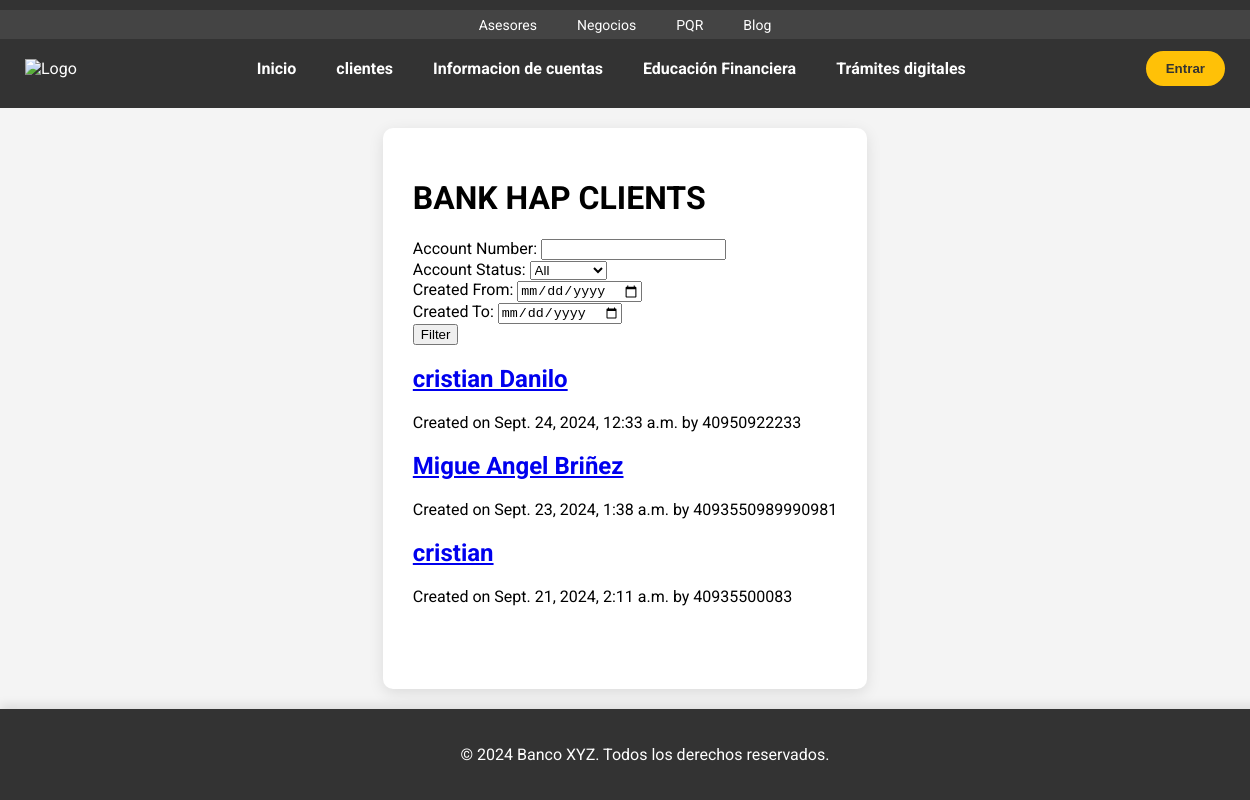
Before: /clients/ with the older database file.
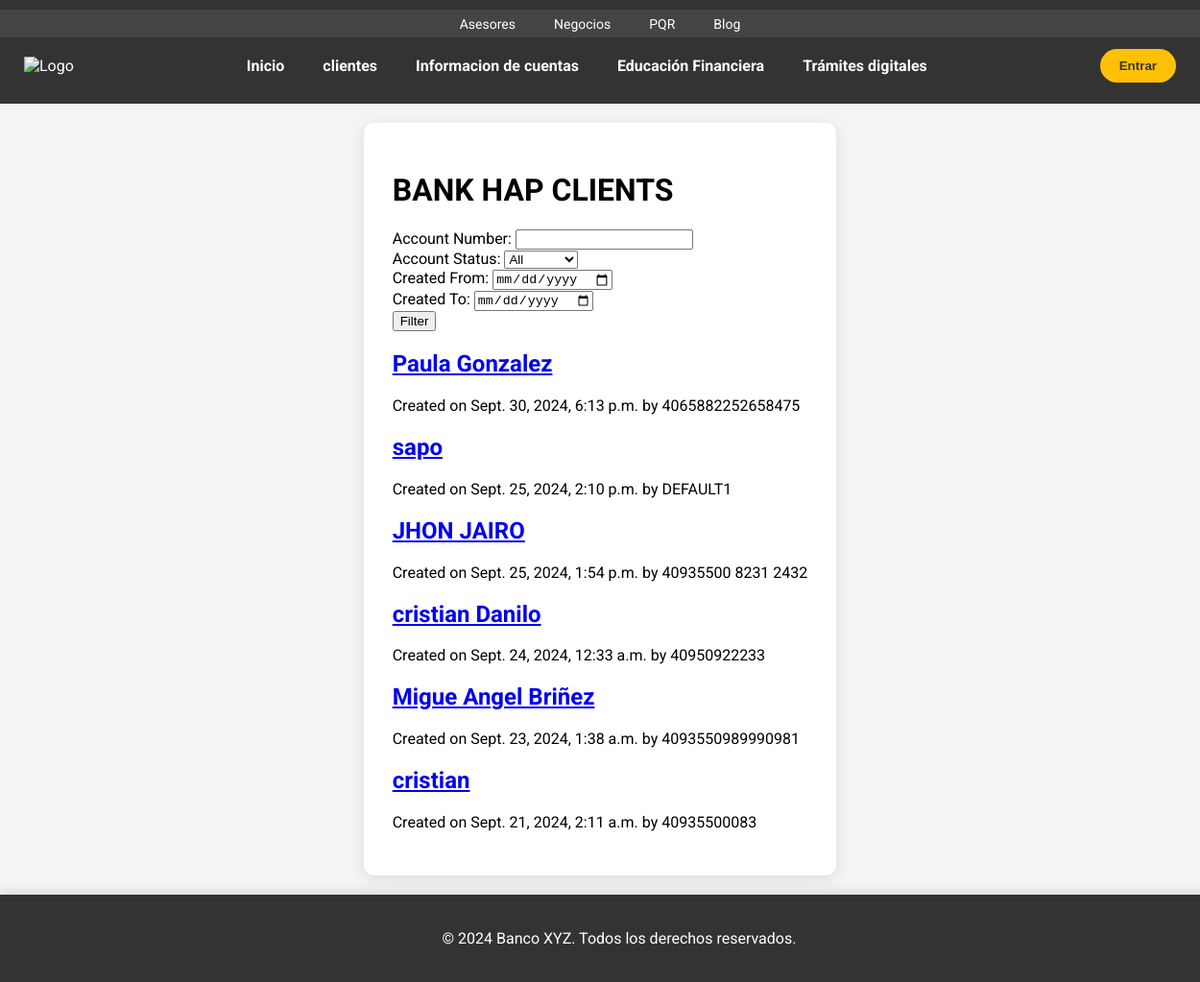
After: the same page with the newer database file.
### blog/models.py (models this page shows, shortened)
class Client(models.Model):
    class Status(models.TextChoices):
        OWE = 'O', 'OWE'
        NODEBT = 'ND', 'NODEBT'
    name = models.CharField(max_length=100)
    image = models.URLField(blank=True)
    imageSave = models.ImageField(blank=True)
    email = models.EmailField()
    phone_number = models.CharField(max_length=15)
    address = models.CharField(max_length=200)
    created_at = models.DateTimeField(auto_now_add=True)
    updated_at = models.DateTimeField(auto_now=True)
    status = models.CharField(max_length=2,
                              choices=Status.choices,
                              default=Status.NODEBT)  # Estado del cliente por defecto en 'OWE' (deuda)
    class Meta:
        ordering = ['-created_at']
        indexes = [
            models.Index(fields=['-created_at']),
        ]
    def get_absolute_url(self):
        return reverse('blog:client_detail', args=[self.id])

class Account(models.Model):
    class Status(models.TextChoices):
        ACTIVE = 'ACT', 'Active'
        INACTIVE = 'INV', 'Inactive'
        REPORTED = 'RP', 'Reported'
    class AccountType(models.TextChoices):
        SAVINGS = 'SV', 'Savings'
        CHECKING = 'CK', 'Checking'
    client = models.OneToOneField(Client, on_delete=models.CASCADE, related_name='account')
    numberAccount = models.CharField(max_length=20, default='DEFAULT1')
    created = models.DateTimeField(auto_now_add=True)
    updated = models.DateTimeField(auto_now=True)
    status = models.CharField(max_length=3,
                              choices=Status.choices,
                              default=Status.ACTIVE)
    account_type = models.CharField(max_length=2,
                                     choices=AccountType.choices,
                                     default=AccountType.SAVINGS)
    class Meta:
        ordering = ['-created']
        indexes = [
            models.Index(fields=['-created']),
        ]

### blog/views.py (the view)
# urls.py: path('clients/', views.client_list, name='client_list'),
def client_list(request):
    clients = Client.objects.all() #Busca todos los clientes que se encuentren, sin verificar estatus
    return render(request, 'client/client_list.html', {'clients': clients})

### blog/templates/client/client_list.html (shortened to what this page needs)
{% extends "base.html" %}
{%load static%}
{% block content %}
    <h1>BANK HAP CLIENTS</h1>
    <form id="filterForm">
        <div>
            <label for="account_number">Account Number:</label>
            <input type="text" name="account_number" id="account_number">
        </div>
        <div>
            <label for="status">Account Status:</label>
            <select name="status" id="status">
                <option value="">All</option>
            </select>
        </div>
        <div>
            <label for="created_from">Created From:</label>
            <input type="date" name="created_from" id="created_from">
        </div>
        <div>
            <label for="created_to">Created To:</label>
            <input type="date" name="created_to" id="created_to">
        </div>
        <button type="button" id="filterButton">Filter</button>
    </form>
    <div id="clientList">
        {% for client in clients %}
            <div class="client-card"
                 data-account-number="{{ client.account.numberAccount }}"
                 data-status="{{ client.account.status }}"
                 data-created-at="{{ client.created_at|date:'Y-m-d' }}">
                <h2>
                    <a href="{{ client.get_absolute_url }}">
                        {{ client.name }}
                    </a>
                </h2>
                <p class="date">
                    Created on {{ client.created_at }} by {{ client.account.numberAccount }}
                </p>
            </div>
        {% endfor %}
    </div>
{% endblock %}

### blog/templates/base.html (shortened to what this page needs)
{% load static %}
<!DOCTYPE html>
<html lang="es">
<head>
    <link href="{% static 'css/blog.css' %}" rel="stylesheet">
    <link href="{% static 'css/admin.css' %}" rel="stylesheet">
</head>
<body>
    <header>
        <div class="top-menu">
            <ul>
                <li><a href="#">Asesores</a></li>
                <li><a href="#">Negocios</a></li>
                <li><a href="#">PQR</a></li>
                <li><a href="#">Blog</a></li>
            </ul>
        </div>
        <div class="header-container">
            <div class="logo">
                <img src="tu-logo.png" alt="Logo">
            </div>
            <nav>
                <ul>
                    <li><a href="#">Inicio</a></li>
                    <li><a href="client/client_list.html">clientes</a></li>
                    <li><a href="card_info.html">Informacion de cuentas</a></li>
                    <li><a href="#">Educación Financiera</a>
                    </li>
                    <li><a href="#">Trámites digitales</a></li>
                </ul>
            </nav>
            <button class="cta-button">Entrar</button>
        </div>
    </header>
    <div id="content">
        {% block content %}{% endblock %}
    </div>
    <footer>
        <p>&copy; 2024 Banco XYZ. Todos los derechos reservados.</p>
    </footer>
</body>
</html>

### blog/static/css/blog.css (style rules this page uses)
body { font-family: 'Roboto', sans-serif; background-color: #f4f4f4; margin: 0; padding: 0; animation: fadeIn 1s ease-in-out; }
header { background-color: #333; color: #fff; padding: 10px 0; position: relative; z-index: 1000; }
.header-container { max-width: 1200px; margin: 0 auto; display: flex; justify-content: space-between; align-items: center; }
.logo img { max-width: 150px; }
nav { display: flex; align-items: center; }
nav ul { display: flex; list-style: none; margin: 0; padding: 0; }
nav ul li { margin: 0 15px; }
nav ul li a { color: #fff; text-decoration: none; font-weight: bold; transition: color 0.3s; }
.cta-button { background-color: #ffc107; border: none; padding: 10px 20px; border-radius: 50px; color: #333; font-weight: bold; cursor: pointer; transition: background-color 0.3s; }
.top-menu { background-color: #444; padding: 5px 0; text-align: center; }
.top-menu ul { display: flex; justify-content: center; margin: 0; padding: 0; list-style: none; }
.top-menu ul li { margin: 0 20px; }
.top-menu ul li a { color: #fff; text-decoration: none; font-size: 14px; transition: color 0.3s; }
nav { margin: 20px 0; }
nav ul { list-style-type: none; padding: 0; display: flex; justify-content: center; }
nav ul li { margin: 0 20px; }
nav ul li a { color: white; text-decoration: none; font-weight: bold; transition: color 0.3s ease; }
#content { max-width: 900px; margin: 20px auto; padding: 30px; background: white; border-radius: 10px; box-shadow: 0 4px 15px rgba(0, 0, 0, 0.1); animation: fadeIn 0.8s ease-in-out; }
footer { background: #4CAF50; color: white; text-align: center; padding: 20px; position: relative; bottom: 0; width: 100%; box-shadow: 0 -4px 10px rgba(0, 0, 0, 0.1); animation: slideUp 1s ease-in-out; }

### blog/static/css/admin.css (style rules this page uses)
html, body { height: 100%; margin: 0; }
body { display: flex; flex-direction: column; }
#content { flex: 1; }
footer { background: #333; color: white; text-align: center; padding: 20px; }

Changed rows visible on the page:
added Client: name "Paula Gonzalez", created_at "Sept. 30, 2024, 6:13 p.m.", account.numberAccount "4065882252658475"
added Client: name "sapo", created_at "Sept. 25, 2024, 2:10 p.m.", account.numberAccount "DEFAULT1"
added Client: name "JHON JAIRO", created_at "Sept. 25, 2024, 1:54 p.m.", account.numberAccount "40935500 8231 2432"
